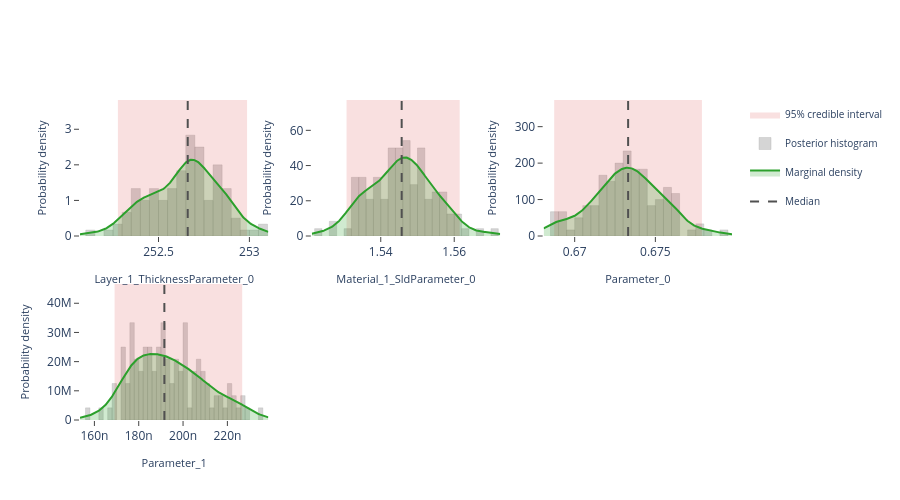

The code cell stored with this chart in its notebook:
### Markdown cell above
## Interactive posterior plots

The next three cells render the same Plotly figures that are shown on the
Bayesian Posterior tab of the EasyReflectometryApp:

* **Marginals** — per-parameter distribution: histogram + smooth KDE marginal,
  shaded 95% credible interval, and median / best-sample lines
  (`plot_distribution` or `posterior.distribution()`)
* **Corner plot** — pairwise marginals + 2-D contours + scatter (`plot_corner`)
* **Traces** — per-chain trace + marginal histogram (`plot_trace`)

The standalone helpers are called with ``return_figure=True`` so they return a
Plotly ``Figure`` that we render in the notebook with ``fig.show()``; the
``PosteriorResults`` methods return the figure directly.

### Code cell
# ---- Marginal posterior distributions ---------------------------------------
# One panel per free parameter, each overlaying the posterior histogram, a
# smooth Gaussian-KDE marginal, the shaded 95% credible interval, and the
# median / best-sample reference lines.  Mirrors the "Marginals" sub-tab in
# the EasyReflectometryApp.

# The PosteriorResults method passes ``logp`` through automatically so the
# best posterior sample (MAP) line is drawn:
fig = posterior.distribution()
fig.show()

# Standalone equivalent (pass ``logp`` to get the best-sample line):
# fig = plot_distribution(
#     posterior.draws,
#     posterior.param_names,
#     logp=posterior.logp,
#     return_figure=True,
# )
# fig.show()

### Figure 1 — Plotly figure (JSON) as saved in the notebook; plotly's stock layout.template omitted (floating-point values rounded to 4 significant figures; data arrays with more than 128 entries replaced by an {"elided": "..."} marker saying what was removed)
{"data": [{"fill": "toself", "fillcolor": "rgba(214, 39, 40, 0.14)", "hoverinfo": "skip", "legendgroup": "95% credible interval", "line": {"color": "rgba(214, 39, 40, 0.14)", "width": 0}, "mode": "lines", "name": "95% credible interval", "showlegend": true, "type": "scatter", "x": [252.3, 253.0, 253.0, 252.3, 252.3], "xaxis": "x", "y": [0.0, 0.0, 3.822, 3.822, 0.0], "yaxis": "y"}, {"histnorm": "probability density", "hovertemplate": "sample=%{x:.4f}<br>density: %{y:.2f}<extra></extra>", "legendgroup": "histogram", "marker": {"color": "rgba(120, 120, 120, 0.38)", "line": {"color": "rgba(120, 120, 120, 0.24)", "width": 1}}, "name": "Posterior histogram", "nbinsx": 40, "opacity": 0.82, "showlegend": true, "type": "histogram", "x": [252.4, 252.9, 253.0, 252.5, 252.6, 252.7, 252.3, 252.6, 252.8, 252.7, 252.4, 252.5, 252.8, 252.7, 252.7, 252.9, 252.6, 252.6, 252.4, 252.7, 252.3, 252.8, 253.1, 252.4, 252.6, 252.9, 252.9, 253.1, 252.6, 252.7, 252.6, 252.8, 252.8, 252.7, 252.4, 252.7, 252.7, 252.5, 252.7, 252.7, 252.1, 252.7, 252.6, 252.7, 252.7, 252.6, 252.9, 252.6, 252.7, 252.3, 252.6, 252.7, 252.8, 252.7, 252.6, 252.8, 252.5, 252.9, 252.7, 252.5, 252.3, 252.8, 252.5, 252.4, 252.8, 252.3, 252.9, 252.9, 252.6, 252.7, 252.8, 252.7, 252.7, 252.7, 252.5, 252.8, 252.7, 252.4, 252.5, 252.4, 252.4, 252.8, 252.5, 252.7, 252.6, 252.7, 252.4, 252.9, 252.4, 252.7, 252.6, 252.2, 252.4, 252.6, 252.6, 252.8, 252.8, 253.0, 252.6, 252.5, 252.3, 252.8, 252.5, 252.7, 252.8, 252.7, 252.9, 252.8, 252.5, 252.6, 252.7, 252.7, 252.9, 252.7, 252.5, 252.7, 252.4, 252.5, 252.8, 252.4], "xaxis": "x", "yaxis": "y"}, {"fill": "tozeroy", "fillcolor": "rgba(44, 160, 44, 0.22)", "hovertemplate": "Layer_1_ThicknessParameter_0: %{x:.4f}<br>density: %{y:.4f}<extra></extra>", "legendgroup": "marginal", "line": {"color": "rgb(44, 160, 44)", "width": 2}, "mode": "lines", "name": "Marginal density", "showlegend": true, "type": "scatter", "x": {"elided": "256 float values"}, "xaxis": "x", "y": {"elided": "256 float values"}, "yaxis": "y"}, {"hovertemplate": "Median: %{x:.4f}<extra></extra>", "legendgroup": "Median", "line": {"color": "rgb(80, 80, 80)", "dash": "dash", "width": 2}, "mode": "lines", "name": "Median", "showlegend": true, "type": "scatter", "x": [252.7, 252.7], "xaxis": "x", "y": [0.0, 3.822], "yaxis": "y"}, {"fill": "toself", "fillcolor": "rgba(214, 39, 40, 0.14)", "hoverinfo": "skip", "legendgroup": "95% credible interval", "line": {"color": "rgba(214, 39, 40, 0.14)", "width": 0}, "mode": "lines", "name": "95% credible interval", "showlegend": false, "type": "scatter", "x": [1.531, 1.561, 1.561, 1.531, 1.531], "xaxis": "x2", "y": [0.0, 0.0, 77.23, 77.23, 0.0], "yaxis": "y2"}, {"histnorm": "probability density", "hovertemplate": "sample=%{x:.4f}<br>density: %{y:.2f}<extra></extra>", "legendgroup": "histogram", "marker": {"color": "rgba(120, 120, 120, 0.38)", "line": {"color": "rgba(120, 120, 120, 0.24)", "width": 1}}, "name": "Posterior histogram", "nbinsx": 40, "opacity": 0.82, "showlegend": false, "type": "histogram", "x": [1.548, 1.555, 1.532, 1.545, 1.542, 1.552, 1.546, 1.543, 1.547, 1.56, 1.562, 1.547, 1.54, 1.544, 1.545, 1.542, 1.543, 1.552, 1.532, 1.535, 1.558, 1.534, 1.549, 1.546, 1.559, 1.546, 1.547, 1.548, 1.542, 1.551, 1.534, 1.543, 1.535, 1.547, 1.557, 1.533, 1.549, 1.556, 1.551, 1.545, 1.546, 1.528, 1.557, 1.551, 1.542, 1.548, 1.543, 1.534, 1.539, 1.551, 1.536, 1.55, 1.54, 1.551, 1.556, 1.538, 1.557, 1.554, 1.554, 1.536, 1.547, 1.545, 1.555, 1.556, 1.56, 1.537, 1.527, 1.549, 1.536, 1.547, 1.535, 1.547, 1.552, 1.547, 1.542, 1.55, 1.549, 1.547, 1.55, 1.537, 1.55, 1.545, 1.554, 1.524, 1.57, 1.533, 1.553, 1.545, 1.539, 1.558, 1.539, 1.557, 1.543, 1.536, 1.544, 1.567, 1.552, 1.551, 1.539, 1.556, 1.551, 1.533, 1.535, 1.544, 1.532, 1.55, 1.532, 1.545, 1.531, 1.545, 1.539, 1.545, 1.544, 1.55, 1.546, 1.54, 1.54, 1.538, 1.561, 1.542], "xaxis": "x2", "yaxis": "y2"}, {"fill": "tozeroy", "fillcolor": "rgba(44, 160, 44, 0.22)", "hovertemplate": "Material_1_SldParameter_0: %{x:.4f}<br>density: %{y:.4f}<extra></extra>", "legendgroup": "marginal", "line": {"color": "rgb(44, 160, 44)", "width": 2}, "mode": "lines", "name": "Marginal density", "showlegend": false, "type": "scatter", "x": {"elided": "256 float values"}, "xaxis": "x2", "y": {"elided": "256 float values"}, "yaxis": "y2"}, {"hovertemplate": "Median: %{x:.4f}<extra></extra>", "legendgroup": "Median", "line": {"color": "rgb(80, 80, 80)", "dash": "dash", "width": 2}, "mode": "lines", "name": "Median", "showlegend": false, "type": "scatter", "x": [1.546, 1.546], "xaxis": "x2", "y": [0.0, 77.23], "yaxis": "y2"}, {"fill": "toself", "fillcolor": "rgba(214, 39, 40, 0.14)", "hoverinfo": "skip", "legendgroup": "95% credible interval", "line": {"color": "rgba(214, 39, 40, 0.14)", "width": 0}, "mode": "lines", "name": "95% credible interval", "showlegend": false, "type": "scatter", "x": [0.6687, 0.6779, 0.6779, 0.6687, 0.6687], "xaxis": "x3", "y": [0.0, 0.0, 373.2, 373.2, 0.0], "yaxis": "y3"}, {"histnorm": "probability density", "hovertemplate": "sample=%{x:.4f}<br>density: %{y:.2f}<extra></extra>", "legendgroup": "histogram", "marker": {"color": "rgba(120, 120, 120, 0.38)", "line": {"color": "rgba(120, 120, 120, 0.24)", "width": 1}}, "name": "Posterior histogram", "nbinsx": 40, "opacity": 0.82, "showlegend": false, "type": "histogram", "x": [0.6754, 0.677, 0.6716, 0.6736, 0.67, 0.6779, 0.6761, 0.6744, 0.6717, 0.6759, 0.6757, 0.6753, 0.6713, 0.6723, 0.6726, 0.6734, 0.6744, 0.6724, 0.6733, 0.6703, 0.6739, 0.6746, 0.6716, 0.6734, 0.6792, 0.6733, 0.673, 0.6726, 0.6721, 0.6752, 0.6721, 0.6729, 0.6687, 0.6739, 0.6733, 0.6737, 0.6733, 0.674, 0.6739, 0.6748, 0.6742, 0.6728, 0.6779, 0.6763, 0.6744, 0.6755, 0.6729, 0.6687, 0.6743, 0.6725, 0.6706, 0.6744, 0.6711, 0.6732, 0.678, 0.6723, 0.6734, 0.676, 0.6746, 0.6708, 0.6724, 0.6711, 0.6724, 0.6744, 0.6763, 0.6733, 0.6691, 0.6741, 0.672, 0.6752, 0.6724, 0.6728, 0.676, 0.6718, 0.6737, 0.6751, 0.6733, 0.6716, 0.6736, 0.6714, 0.6733, 0.6732, 0.6762, 0.6686, 0.6755, 0.6708, 0.6719, 0.6694, 0.6756, 0.6738, 0.6707, 0.6738, 0.6702, 0.6714, 0.6739, 0.6745, 0.6751, 0.6761, 0.6686, 0.6756, 0.6698, 0.6718, 0.6709, 0.673, 0.6729, 0.6741, 0.6723, 0.6747, 0.669, 0.676, 0.6715, 0.6717, 0.6749, 0.6734, 0.6742, 0.6726, 0.6728, 0.669, 0.6762, 0.6726], "xaxis": "x3", "yaxis": "y3"}, {"fill": "tozeroy", "fillcolor": "rgba(44, 160, 44, 0.22)", "hovertemplate": "Parameter_0: %{x:.4f}<br>density: %{y:.4f}<extra></extra>", "legendgroup": "marginal", "line": {"color": "rgb(44, 160, 44)", "width": 2}, "mode": "lines", "name": "Marginal density", "showlegend": false, "type": "scatter", "x": {"elided": "256 float values"}, "xaxis": "x3", "y": {"elided": "256 float values"}, "yaxis": "y3"}, {"hovertemplate": "Median: %{x:.4f}<extra></extra>", "legendgroup": "Median", "line": {"color": "rgb(80, 80, 80)", "dash": "dash", "width": 2}, "mode": "lines", "name": "Median", "showlegend": false, "type": "scatter", "x": [0.6733, 0.6733], "xaxis": "x3", "y": [0.0, 373.2], "yaxis": "y3"}, {"fill": "toself", "fillcolor": "rgba(214, 39, 40, 0.14)", "hoverinfo": "skip", "legendgroup": "95% credible interval", "line": {"color": "rgba(214, 39, 40, 0.14)", "width": 0}, "mode": "lines", "name": "95% credible interval", "showlegend": false, "type": "scatter", "x": [1.691e-07, 2.267e-07, 2.267e-07, 1.691e-07, 1.691e-07], "xaxis": "x4", "y": [0.0, 0.0, 46600000.0, 46600000.0, 0.0], "yaxis": "y4"}, {"histnorm": "probability density", "hovertemplate": "sample=%{x:.4f}<br>density: %{y:.2f}<extra></extra>", "legendgroup": "histogram", "marker": {"color": "rgba(120, 120, 120, 0.38)", "line": {"color": "rgba(120, 120, 120, 0.24)", "width": 1}}, "name": "Posterior histogram", "nbinsx": 40, "opacity": 0.82, "showlegend": false, "type": "histogram", "x": [1.931e-07, 2.23e-07, 1.961e-07, 1.773e-07, 1.947e-07, 1.975e-07, 1.876e-07, 2.268e-07, 2.289e-07, 1.854e-07, 2.089e-07, 1.925e-07, 1.868e-07, 1.925e-07, 2.115e-07, 1.915e-07, 1.782e-07, 2.001e-07, 1.823e-07, 2.169e-07, 2.18e-07, 1.972e-07, 1.826e-07, 1.792e-07, 1.849e-07, 1.88e-07, 2.072e-07, 2.08e-07, 2.007e-07, 1.957e-07, 1.693e-07, 1.913e-07, 1.946e-07, 1.971e-07, 1.937e-07, 1.736e-07, 2.003e-07, 1.736e-07, 1.812e-07, 1.733e-07, 1.905e-07, 1.671e-07, 1.897e-07, 1.882e-07, 2.149e-07, 1.988e-07, 1.991e-07, 2.207e-07, 2.23e-07, 2.015e-07, 1.916e-07, 2.005e-07, 2.007e-07, 1.789e-07, 1.841e-07, 1.779e-07, 2.099e-07, 1.912e-07, 2.083e-07, 2.075e-07, 1.908e-07, 2.057e-07, 1.995e-07, 1.759e-07, 1.78e-07, 1.783e-07, 1.837e-07, 1.822e-07, 2.067e-07, 1.814e-07, 1.934e-07, 1.886e-07, 1.878e-07, 2.036e-07, 1.841e-07, 1.972e-07, 2.003e-07, 1.749e-07, 1.884e-07, 1.771e-07, 2.058e-07, 2.107e-07, 1.626e-07, 1.78e-07, 2.211e-07, 1.918e-07, 2.244e-07, 2.041e-07, 2.084e-07, 1.777e-07, 1.981e-07, 2.267e-07, 1.899e-07, 1.752e-07, 1.792e-07, 2.346e-07, 2.217e-07, 1.824e-07, 2.044e-07, 2.175e-07, 2.015e-07, 1.843e-07, 1.692e-07, 1.805e-07, 1.901e-07, 2.08e-07, 1.693e-07, 1.856e-07, 2.132e-07, 1.727e-07, 1.776e-07, 1.732e-07, 1.877e-07, 1.769e-07, 1.739e-07, 1.828e-07, 2.146e-07, 1.574e-07, 2.114e-07, 1.813e-07], "xaxis": "x4", "yaxis": "y4"}, {"fill": "tozeroy", "fillcolor": "rgba(44, 160, 44, 0.22)", "hovertemplate": "Parameter_1: %{x:.4f}<br>density: %{y:.4f}<extra></extra>", "legendgroup": "marginal", "line": {"color": "rgb(44, 160, 44)", "width": 2}, "mode": "lines", "name": "Marginal density", "showlegend": false, "type": "scatter", "x": {"elided": "256 float values"}, "xaxis": "x4", "y": {"elided": "256 float values"}, "yaxis": "y4"}, {"hovertemplate": "Median: %{x:.4f}<extra></extra>", "legendgroup": "Median", "line": {"color": "rgb(80, 80, 80)", "dash": "dash", "width": 2}, "mode": "lines", "name": "Median", "showlegend": false, "type": "scatter", "x": [1.916e-07, 1.916e-07], "xaxis": "x4", "y": [0.0, 46600000.0], "yaxis": "y4"}], "layout": {"barmode": "overlay", "height": 500, "legend": {"font": {"size": 10}}, "plot_bgcolor": "white", "showlegend": true, "xaxis": {"anchor": "y", "domain": [0.0, 0.2889], "range": [252.1, 253.1], "showgrid": false, "ticks": "outside", "title": {"font": {"size": 11}, "text": "Layer_1_ThicknessParameter_0"}, "zeroline": false}, "xaxis2": {"anchor": "y2", "domain": [0.3556, 0.6444], "range": [1.521, 1.573], "showgrid": false, "ticks": "outside", "title": {"font": {"size": 11}, "text": "Material_1_SldParameter_0"}, "zeroline": false}, "xaxis3": {"anchor": "y3", "domain": [0.7111, 1.0], "range": [0.6681, 0.6797], "showgrid": false, "ticks": "outside", "title": {"font": {"size": 11}, "text": "Parameter_0"}, "zeroline": false}, "xaxis4": {"anchor": "y4", "domain": [0.0, 0.2889], "range": [1.535e-07, 2.385e-07], "showgrid": false, "ticks": "outside", "title": {"font": {"size": 11}, "text": "Parameter_1"}, "zeroline": false}, "xaxis5": {"anchor": "y5", "domain": [0.3556, 0.6444], "showgrid": false, "ticks": "outside", "zeroline": false}, "xaxis6": {"anchor": "y6", "domain": [0.7111, 1.0], "showgrid": false, "ticks": "outside", "zeroline": false}, "yaxis": {"anchor": "x", "domain": [0.575, 1.0], "range": [0.0, 3.822], "showgrid": false, "ticks": "outside", "title": {"font": {"size": 11}, "text": "Probability density"}, "zeroline": false}, "yaxis2": {"anchor": "x2", "domain": [0.575, 1.0], "range": [0.0, 77.23], "showgrid": false, "ticks": "outside", "title": {"font": {"size": 11}, "text": "Probability density"}, "zeroline": false}, "yaxis3": {"anchor": "x3", "domain": [0.575, 1.0], "range": [0.0, 373.2], "showgrid": false, "ticks": "outside", "title": {"font": {"size": 11}, "text": "Probability density"}, "zeroline": false}, "yaxis4": {"anchor": "x4", "domain": [0.0, 0.425], "range": [0.0, 46600000.0], "showgrid": false, "ticks": "outside", "title": {"font": {"size": 11}, "text": "Probability density"}, "zeroline": false}, "yaxis5": {"anchor": "x5", "domain": [0.0, 0.425], "showgrid": false, "ticks": "outside", "zeroline": false}, "yaxis6": {"anchor": "x6", "domain": [0.0, 0.425], "showgrid": false, "ticks": "outside", "zeroline": false}}}
